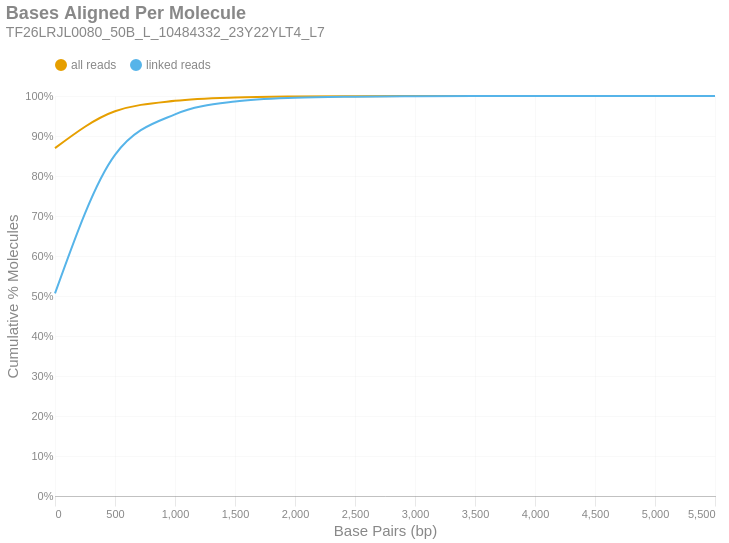

Source (notebook cell):
### Markdown cell above
### Bases Aligned Per Molecule
This is a cumulative frequency distribution showing the number of base pairs aligned per unique molecule. These data are shown in 500 bp bins. There are two distributions: one with `all reads` (yellow) and another with only `linked reads` (blue). The percent of molecules in the `linked reads` distribution is relative to the total number of linked molecules.

### Code cell
if SKIPLR:
    print_html(f"Skipped")
else:
    binned_df = consolidated_hist(valids['aligned_bp'], mask, 500, True)
    with SafeRender(binned_df):
        (
            density_plot(binned_df, 'Bases Aligned Per Molecule', samplename, 'basesper')
            .encode(
                x=alt.X('bin:Q', title="Base Pairs (bp)").axis(tickMinStep=500).scale(padding=0),
                y=alt.Y('value:Q', title='Cumulative % Molecules')
                    .axis(format='%')
                    .scale(domain = [0,1])
                    .stack(False),
                color=alt.Color("key:N").scale(domain = ["all reads", "linked reads"]),
                tooltip = [
                    alt.Tooltip("key:N", title = "Data Type"),
                    alt.Tooltip("range_label:N", title="Bases Aligned Per Molecule"),
                    alt.Tooltip("value:Q", format = ".2%", title="% Molecules (Cum.)")
                ]
            )
        ).display()

### Figure 1 — Vega-Lite specification as saved in the notebook (floating-point values rounded to 4 significant figures)
{"width": "container", "height": 400, "config": {"title": {"anchor": "start", "dy": -15, "fontSize": 18, "color": "#888888", "subtitleColor": "#888888", "subtitleFontSize": 14}, "arc": {"fill": "#0072B2"}, "axis": {"domainColor": "#888888", "domainWidth": 0.5, "gridWidth": 0.2, "grid": false, "titleFontWeight": 400, "titleFontSize": 15, "labelFontSize": 11, "labelColor": "#888888", "tickColor": "#888888", "tickWidth": 0.2, "titleColor": "#888888"}, "axisBand": {"grid": false}, "axisX": {"grid": true, "tickSize": 10, "domainCap": "round"}, "axisY": {"domain": false, "grid": true, "tickSize": 0, "domainCap": "round"}, "background": "transparent", "header": {"labelFontSize": 15, "labelColor": "#888888", "titleFontSize": 15, "titleFontWeight": 600, "titleColor": "#888888"}, "legend": {"labelFont": "sans-serif", "labelFontSize": 12, "labelColor": "#888888", "symbolSize": 100, "symbolType": "circle", "titleFontSize": 12, "titlePadding": 10, "titleColor": "#888888", "title": null, "orient": "top"}, "range": {"category": ["#E69F00", "#56B4E9", "#009E73", "#F0E442", "#0072B2", "#D55E00", "#CC79A7", "#000000"], "diverging": ["#cfe8f3", "#a2d4ec", "#73bfe2", "#46abdb", "#1696d2", "#12719e"]}, "area": {"fill": "#0072B2", "fillOpacity": 0.7, "line": true, "strokeOpacity": 0.7}, "line": {"color": "#0072B2", "stroke": "#0072B2", "strokeWidth": 2}, "trail": {"color": "#0072B2", "stroke": "#0072B2", "strokeWidth": 0, "size": 1}, "point": {"filled": true, "fillOpacity": 1.0, "size": 95}, "text": {"color": "#888888", "fontSize": 11, "align": "right", "fontWeight": 400, "size": 11}, "bar": {"fill": "#0072B2", "stroke": null}, "view": {"stroke": null, "continuousWidth": 660, "continuousHeight": 400}}, "data": {"name": "data-7ffb005b4704e4ee05553fa7a50e0f1e"}, "mark": {"type": "line", "interpolate": "monotone", "point": {"opacity": 0, "size": 275}}, "encoding": {"color": {"field": "key", "scale": {"domain": ["all reads", "linked reads"]}, "type": "nominal"}, "tooltip": [{"field": "key", "title": "Data Type", "type": "nominal"}, {"field": "range_label", "title": "Bases Aligned Per Molecule", "type": "nominal"}, {"field": "value", "format": ".2%", "title": "% Molecules (Cum.)", "type": "quantitative"}], "x": {"axis": {"tickMinStep": 500}, "field": "bin", "scale": {"padding": 0}, "title": "Base Pairs (bp)", "type": "quantitative"}, "y": {"axis": {"format": "%"}, "field": "value", "scale": {"domain": [0, 1]}, "stack": false, "title": "Cumulative % Molecules", "type": "quantitative"}}, "params": [{"name": "param_c36ac31b6afebe62", "select": {"type": "point", "fields": ["key"]}, "bind": "legend"}], "title": {"text": "Bases Aligned Per Molecule", "subtitle": "TF26LRJL0080_50B_L_10484332_23Y22YLT4_L7"}, "transform": [{"fold": ["all reads (cumsum)", "linked reads (cumsum)"]}, {"calculate": "replace(datum.key, ' (cumsum)', '')", "as": "key"}, {"filter": {"param": "param_c36ac31b6afebe62"}}], "usermeta": {"embedOptions": {"downloadFileName": "TF26LRJL0080_50B_L_10484332_23Y22YLT4_L7.basesper"}}, "$schema": "https://vega.github.io/schema/vega-lite/v6.4.1.json", "datasets": {"data-7ffb005b4704e4ee05553fa7a50e0f1e": [{"bin": "0.0", "interval": "0.0-500.0", "all reads": 0.8696, "linked reads": 0.5065, "all reads (cumsum)": 0.8696, "linked reads (cumsum)": 0.5065, "range_label": "0-499"}, {"bin": "500.0", "interval": "500.0-1000.0", "all reads": 0.0922, "linked reads": 0.3464, "all reads (cumsum)": 0.9618, "linked reads (cumsum)": 0.853, "range_label": "500-999"}, {"bin": "1000.0", "interval": "1000.0-1500.0", "all reads": 0.0263, "linked reads": 0.1011, "all reads (cumsum)": 0.9881, "linked reads (cumsum)": 0.9541, "range_label": "1000-1499"}, {"bin": "1500.0", "interval": "1500.0-2000.0", "all reads": 0.008293, "linked reads": 0.03195, "all reads (cumsum)": 0.9964, "linked reads (cumsum)": 0.986, "range_label": "1500-1999"}, {"bin": "2000.0", "interval": "2000.0-2500.0", "all reads": 0.002452, "linked reads": 0.009448, "all reads (cumsum)": 0.9988, "linked reads (cumsum)": 0.9955, "range_label": "2000-2499"}, {"bin": "2500.0", "interval": "2500.0-3000.0", "all reads": 0.0007497, "linked reads": 0.002889, "all reads (cumsum)": 0.9996, "linked reads (cumsum)": 0.9984, "range_label": "2500-2999"}, {"bin": "3000.0", "interval": "3000.0-3500.0", "all reads": 0.0002733, "linked reads": 0.001053, "all reads (cumsum)": 0.9998, "linked reads (cumsum)": 0.9994, "range_label": "3000-3499"}, {"bin": "3500.0", "interval": "3500.0-4000.0", "all reads": 0.000121, "linked reads": 0.0004664, "all reads (cumsum)": 1.0, "linked reads (cumsum)": 0.9999, "range_label": "3500-3999"}, {"bin": "4000.0", "interval": "4000.0-4500.0", "all reads": 1.952e-05, "linked reads": 7.523e-05, "all reads (cumsum)": 1.0, "linked reads (cumsum)": 1.0, "range_label": "4000-4499"}, {"bin": "4500.0", "interval": "4500.0-5000.0", "all reads": 3.905e-06, "linked reads": 1.505e-05, "all reads (cumsum)": 1.0, "linked reads (cumsum)": 1.0, "range_label": "4500-4999"}, {"bin": "5000.0", "interval": "5000.0-5500.0", "all reads": 3.905e-06, "linked reads": 1.505e-05, "all reads (cumsum)": 1.0, "linked reads (cumsum)": 1.0, "range_label": "5000-5499"}, {"bin": "5500.0", "interval": "5500.0-6000.0", "all reads": 1.952e-06, "linked reads": 7.523e-06, "all reads (cumsum)": 1.0, "linked reads (cumsum)": 1.0, "range_label": "5500-5999"}]}}
